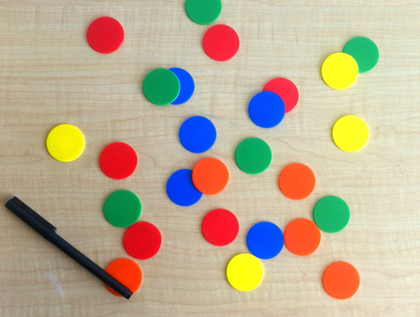
%> input picture Lab1/MATLAB Codes/im2.png, 420 x 317 px, shrunk from 518 x 391 before the run
$ octave histogram.m   (GNU Octave 9; MATLAB toolbox functions it lacks are replaced by stand-ins)
%> lines starting %> are read from the running program, lines starting %| are printed output that depends on the picture
imc = imread('im2.png');% Read the image
%> imc is the input picture: size 317x420x3 uint8; mean R, G, B 188.3, 173.3, 148.1
img = rgb2gray(imc); % Convert to grayscale
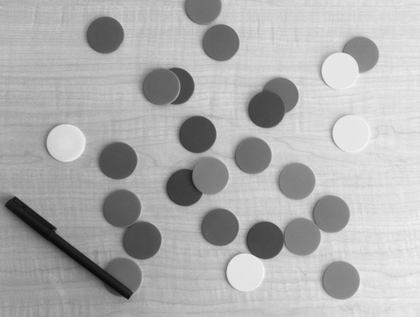
%> img: size 317x420 uint8; min 10, max 247, mean 174.9
imshow(img); % View image

H=size(img,1); % Read the height of the image
%> H = 317
W=size(img,2); % Read the width of the image
%> W = 420
Hist_arr=zeros(1,256); % Array for holding the (original) histogram
Hist_eq_arr=zeros(1,256); % Array for holding the (equalized)histogram
CDF_array=zeros(1,length(Hist_arr)); % array to hold cumulative distribution function (CDF)
hist_eq_img=uint8(zeros(H,W)); % A 2D array for keeping histogram equalized image (intensity in 8 bit integers)
for i=1:H,
for j=1:W,
Hist_arr(1,img(i,j)+1)=Hist_arr (1,img(i,j)+1)+1 ;
end
end
%> after the loop, Hist_arr = 256 values, max 1809 at index 231, min 0 at index 1, mean 520.1

Hist_arr_pdf=Hist_arr/(H*W); % PDF
%> Hist_arr_pdf = 256 values, max 0.0136 at index 231, min 0 at index 1, mean 0.00391

dummy1=0; % A dummy variable to hold the summation results
for k=1:length(Hist_arr); % Generating the CDF from PDF
dummy1=dummy1+Hist_arr_pdf(k);
CDF_array(k)= dummy1;
end
%> this loop made 256 passes
%> dummy1 on passes 1 to 3: 0, 0, 0
%> after the loop, CDF_array = 256 values from 0 to 1; dummy1 = 1

for l=1:H, % Histogram equalization
for m=1:W,
hist_eq_img(l,m)= round(CDF_array(img(l,m)+1)*...
(length(Hist_arr_pdf)-1)); % scale to 255 and round to
%> (the run ends here)
